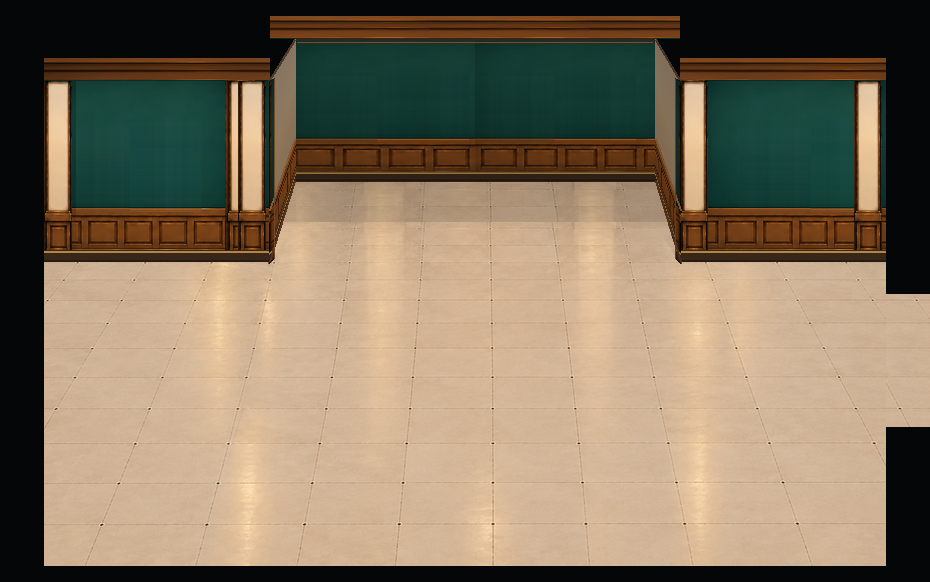
#> input picture qa/architecture-bases-20261029/gallery3_v08_wood_lower_returns_3d_columns_REVIEW.png, 930 x 582 px, found by its file name
$ python make_gallery3_v09_south_passage_frame_balance.py
#> lines starting #> are read from the running program, lines starting #| are printed output that depends on the picture
"""A18 Gallery3 v09: visually readable southern passage + frame aspect balance.
Preview-only; v08 art and approved E/G sources are NEVER overwritten.
Five-frame composition uses original G art for side frames and angled walls.
"""
from pathlib import Path
from PIL import Image, ImageDraw, ImageFont
import numpy as np, json, hashlib

ROOT=Path("C:/Users/User/source/repos/a18-gallery-layout-editor")
QA=ROOT/"qa/architecture-bases-20261029"
ROOM=ROOT/"rooms/gallery3"
base=Image.open(QA/"gallery3_v08_wood_lower_returns_3d_columns_REVIEW.png").convert("RGB")
#> base is the input picture: PIL image 930x582 RGB; mean R, G, B 133.3, 117.7, 95.4
gallery1=Image.open(QA/"gallery1_v13_B_right_passage_top_lowered_24px_REVIEW.png").convert("RGB")
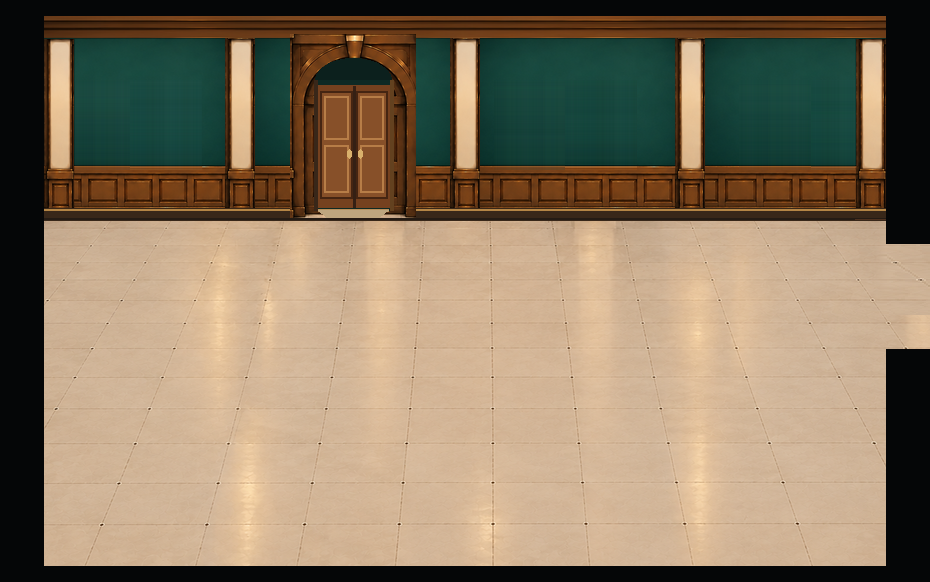
#> input picture qa/architecture-bases-20261029/gallery1_v13_B_right_passage_top_lowered_24px_REVIEW.png, 930 x 582 px, found by its file name
#> gallery1 is the input picture: PIL image 930x582 RGB; mean R, G, B 138.9, 121.8, 98
approved_E=Image.open(ROOM/"gallery3_architecture_only_E.png").convert("RGB")
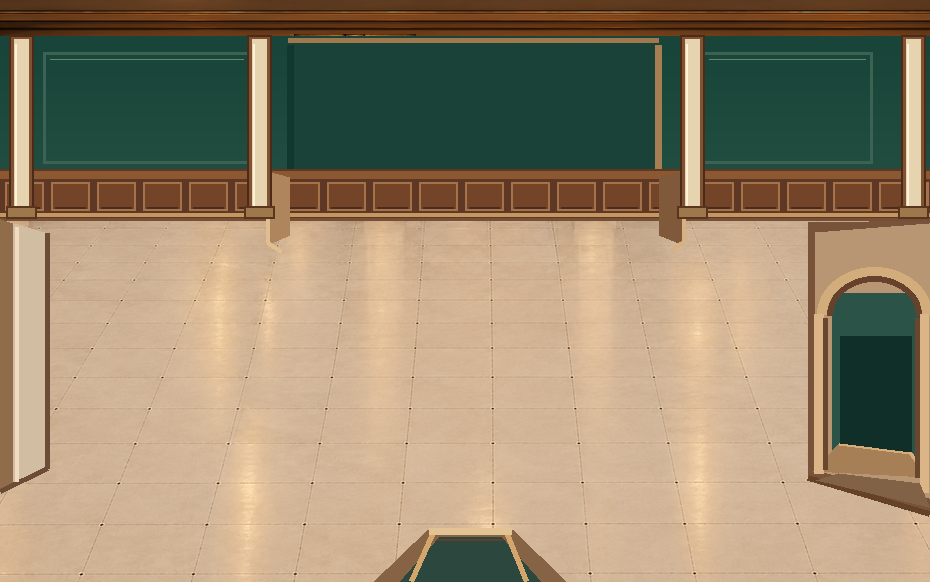
#> input picture rooms/gallery3/gallery3_architecture_only_E.png, 930 x 582 px, found by its file name
#> approved_E is the input picture: PIL image 930x582 RGB; mean R, G, B 151, 135.4, 108.7
assert base.size==gallery1.size==approved_E.size==(930,582)
#> (the run stopped early here; a loop or call above may not have finished)
